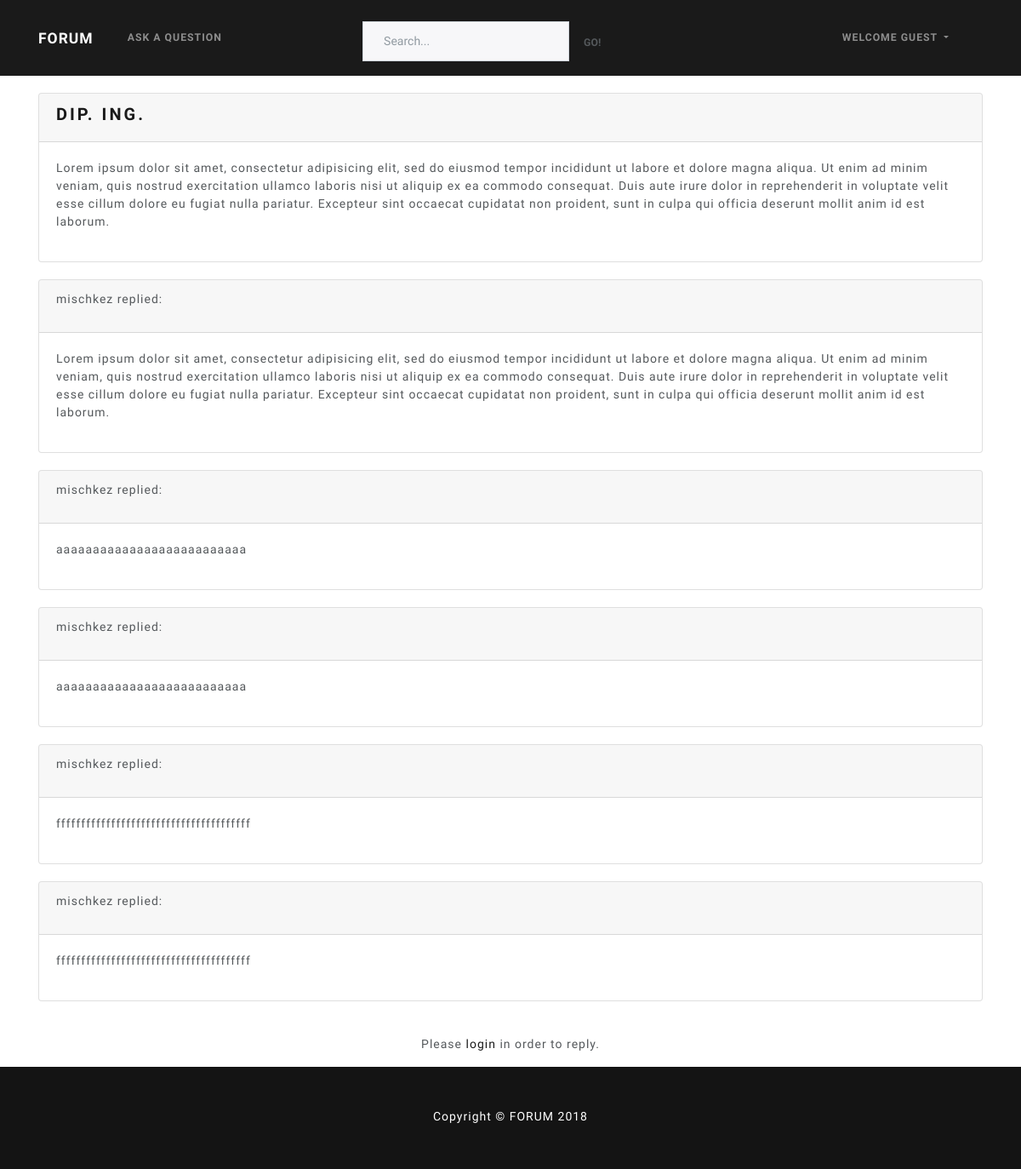
The page /questions/dip-ing on the database its author committed.
### forum/models.py (models this page shows, shortened)
class Question(models.Model):
    category = models.ForeignKey(Category, on_delete=models.CASCADE, related_name='questions')
    owner = models.ForeignKey(User, on_delete=models.CASCADE, related_name='questions')
    title = models.CharField(max_length=150)
    slug = models.SlugField(max_length=150, unique=True, editable=False)
    content = models.TextField(blank=False)
    created_at = models.DateTimeField(auto_now_add=True)
    updated_at = models.DateTimeField(auto_now=True)
    class Meta:
        get_latest_by = "-pk"

class Reply(models.Model):
    creator = models.ForeignKey(User, on_delete=models.CASCADE)
    question = models.ForeignKey(Question, on_delete=models.CASCADE, related_name='replies')
    content = models.TextField(blank=False)
    created_at = models.DateTimeField(auto_now_add=True)
    updated_at = models.DateTimeField(auto_now=True)
    class Meta:
        verbose_name_plural = "Replies"

### forum/views.py (the view, shortened to what this page needs)
# urls.py: path('questions/<slug:slug>', forum_views.QuestionDetailView.as_view(), name='question'),
class QuestionDetailView(generic.DetailView):
    model = Question
    template_name = 'forum/question.html'
    def get_context_data(self, **kwargs):
        context = super().get_context_data(**kwargs)
        context['form'] = ReplyForm
        return context

### templates/forum/question.html (shortened to what this page needs)
{% extends 'base.html' %}
{% load bootstrap4 %}
{% block content %}
  <div class="card card-primary">
    <div class="card-header">
      <h4>{{ question.title }}</h4>
    </div>
    <div class="card-body">
      <p>
        {{ question.content }}
      </p>
    </div>
  </div>
  {% for reply in question.replies.all %}
    <div class="card card-primary">
      <div class="card-header">
        <p>{{ reply.creator }} replied:</p>
      </div>
      <div class="card-body">
        <p>
          {{ reply.content }}
        </p>
      </div>
    </div>
  {% endfor %}
  {% if request.user.is_authenticated %}
    <div class="card card-primary">
      <div class="card-body">
        <form action="" method="post" class="form">
          {% csrf_token %}
          {% bootstrap_form form %}
          {% buttons %}
              <button type="submit" class="btn btn-primary btn-block">Submit</button>
          {% endbuttons %}
        </form>
      </div>
    </div>
  {% else %}
    <div class="text-center" style="margin-top: 40px;">
      Please <a href="{% url 'login' %}?next={{request.path}}">login</a> in order to reply.
    </div>
  {% endif %}
{% endblock %}

### assets/css/custom.css (style rules this page uses)
html { height: 100%; box-sizing: border-box; }
body { position: relative; margin: 0; padding-bottom: 6rem; min-height: 100%; }
.card-primary { margin-top: 20px; }

### rows shown on the page
Question: title "DIP. ING.", content "Lorem ipsum dolor sit amet, consectetur adipisicing elit, sed do eiusmod tempor incididunt ut labore et dolore magna aliqua. Ut enim ad minim veniam, quis nostrud exercitation ullamco laboris nisi ut aliquip ex ea commodo consequat. Duis aute irure dolor in reprehenderit in voluptate velit esse cillum dolore eu fugiat nulla pariatur. Excepteur sint occaecat cupidatat non proident, sunt in culpa qui officia deserunt mollit anim id est laborum."
Reply: creator "mischkez", content "Lorem ipsum dolor sit amet, consectetur adipisicing elit, sed do eiusmod tempor incididunt ut labore et dolore magna aliqua. Ut enim ad minim veniam, quis nostrud exercitation ullamco laboris nisi ut aliquip ex ea commodo consequat. Duis aute irure dolor in reprehenderit in voluptate velit esse cillum dolore eu fugiat nulla pariatur. Excepteur sint occaecat cupidatat non proident, sunt in culpa qui officia deserunt mollit anim id est laborum."
Reply: creator "mischkez", content "aaaaaaaaaaaaaaaaaaaaaaaaaa"
Reply: creator "mischkez", content "aaaaaaaaaaaaaaaaaaaaaaaaaa"
Reply: creator "mischkez", content "fffffffffffffffffffffffffffffffffffffff"
Reply: creator "mischkez", content "fffffffffffffffffffffffffffffffffffffff"
